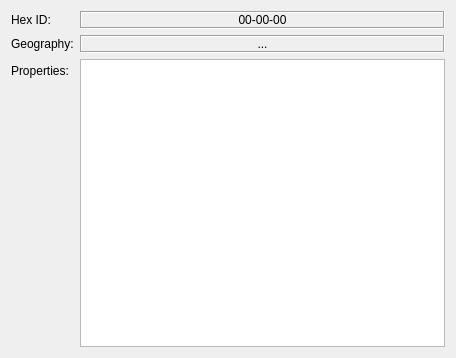
<?xml version="1.0" encoding="UTF-8"?>
<ui version="4.0">
 <class>Form</class>
 <widget class="QWidget" name="Form">
  <property name="geometry">
   <rect>
    <x>0</x>
    <y>0</y>
    <width>456</width>
    <height>358</height>
   </rect>
  </property>
  <property name="windowTitle">
   <string>Form</string>
  </property>
  <layout class="QFormLayout" name="formLayout">
   <item row="1" column="0">
    <widget class="QLabel" name="geo_lbl">
     <property name="text">
      <string>Geography:</string>
     </property>
    </widget>
   </item>
   <item row="1" column="1">
    <widget class="QLabel" name="geo_disp">
     <property name="frameShape">
      <enum>QFrame::Box</enum>
     </property>
     <property name="frameShadow">
      <enum>QFrame::Sunken</enum>
     </property>
     <property name="text">
      <string>...</string>
     </property>
     <property name="alignment">
      <set>Qt::AlignCenter</set>
     </property>
    </widget>
   </item>
   <item row="2" column="0">
    <widget class="QLabel" name="props_lbl">
     <property name="text">
      <string>Properties:</string>
     </property>
    </widget>
   </item>
   <item row="0" column="0">
    <widget class="QLabel" name="hid_lbl">
     <property name="text">
      <string>Hex ID:</string>
     </property>
    </widget>
   </item>
   <item row="0" column="1">
    <widget class="QLabel" name="hid_disp">
     <property name="frameShape">
      <enum>QFrame::Box</enum>
     </property>
     <property name="frameShadow">
      <enum>QFrame::Sunken</enum>
     </property>
     <property name="text">
      <string>00-00-00</string>
     </property>
     <property name="alignment">
      <set>Qt::AlignCenter</set>
     </property>
    </widget>
   </item>
   <item row="2" column="1">
    <widget class="QTextBrowser" name="textBrowser"/>
   </item>
  </layout>
 </widget>
 <resources/>
 <connections/>
</ui>
